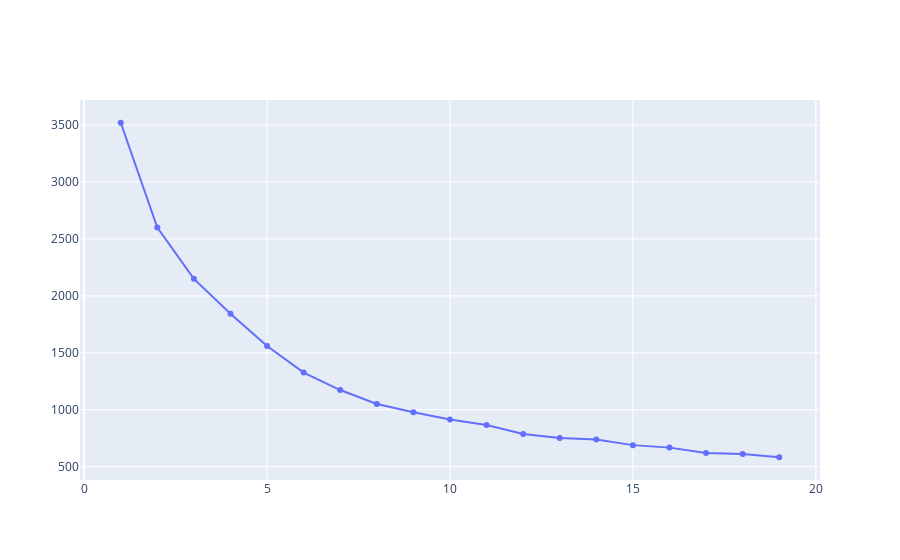

Notebook source saved alongside this figure:
### Code cell
fig = go.Figure(data=go.Scatter(x=np.arange(1,20),y=WCSS))
fig

### Figure 1 — Plotly figure (JSON) as saved in the notebook; plotly's stock layout.template omitted (floating-point values rounded to 4 significant figures)
{"data": [{"type": "scatter", "x": [1, 2, 3, 4, 5, 6, 7, 8, 9, 10, 11, 12, 13, 14, 15, 16, 17, 18, 19], "y": [3520, 2599.0, 2149.0, 1843.0, 1560.0, 1327.0, 1173.0, 1051.0, 978.3, 915.0, 866.0, 787.3, 752.0, 739.2, 689.2, 667.3, 619.4, 612.0, 582.8]}], "layout": {}}
